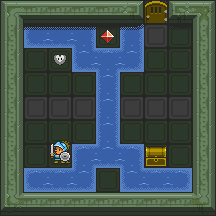

A level layout from a 2D game, rendered from its tile map. Below: a short description, then the map file with its tile-grid data intact:
An orthogonal 9x9 tile map with 24x24 px tiles, 7 tile layers (walls, terrain, water, water_tiny_corners, ...), 3 tilesets.

<map version="1.0" tiledversion="2017.07.11" orientation="orthogonal" renderorder="right-down" width="9" height="9" tilewidth="24" tileheight="24" nextobjectid="1">
 <tileset firstgid="1" source="oryx_world2.tsx" />
 <tileset firstgid="3571" source="oryx_items.tsx" />
 <tileset firstgid="3747" source="oryx_creatures.tsx" />
 <layer name="walls" width="9" height="9">
  <data encoding="csv">
433,433,433,433,433,433,0,433,433,
433,0,0,0,0,0,0,0,433,
433,0,0,0,0,0,0,0,433,
433,0,0,0,0,0,0,0,433,
433,0,0,0,0,0,0,0,433,
433,0,0,0,0,0,0,0,433,
433,0,0,0,0,0,0,0,433,
433,0,0,0,0,0,0,0,433,
433,433,433,433,433,433,433,433,433
</data>
 </layer>
 <layer name="terrain" width="9" height="9">
  <data encoding="csv">
440,435,435,435,435,436,431,434,441,
438,431,431,431,431,431,5,431,438,
438,431,431,431,431,431,431,431,438,
438,431,431,431,431,431,431,431,438,
438,5,5,5,431,5,5,5,438,
438,431,431,431,431,431,431,431,438,
438,431,431,431,431,431,431,431,438,
438,431,431,431,431,431,431,431,438,
442,435,435,435,435,435,435,435,443
</data>
 </layer>
 <layer name="water" width="9" height="9">
  <data encoding="csv">
0,0,0,0,0,0,0,0,0,
0,2303,2303,2303,0,2303,0,0,0,
0,0,0,2303,2303,2303,0,0,0,
0,0,0,0,2303,0,0,0,0,
0,0,0,0,2303,0,0,0,0,
0,0,0,0,2303,0,0,0,0,
0,0,0,2303,2303,2303,0,0,0,
0,2303,2303,2303,0,2303,2303,2303,0,
0,0,0,0,0,0,0,0,0
</data>
 </layer>
 <layer name="water_tiny_corners" width="9" height="9">
  <data encoding="csv">
0,0,0,0,0,0,0,0,0,
0,0,0,2728,0,0,0,0,0,
0,0,0,2644,2813,2643,0,0,0,
0,0,0,0,0,0,0,0,0,
0,0,0,0,0,0,0,0,0,
0,0,0,0,0,0,0,0,0,
0,0,0,2729,2814,2728,0,0,0,
0,0,0,2643,0,2644,0,0,0,
0,0,0,0,0,0,0,0,0
</data>
 </layer>
 <layer name="water_corners" width="9" height="9">
  <data encoding="csv">
0,0,0,0,0,0,0,0,0,
0,2390,2645,2474,0,2304,0,0,0,
0,0,0,2558,2049,2559,0,0,0,
0,0,0,0,2730,0,0,0,0,
0,0,0,0,2730,0,0,0,0,
0,0,0,0,2730,0,0,0,0,
0,0,0,2473,2219,2474,0,0,0,
0,2390,2645,2559,0,2558,2645,2305,0,
0,0,0,0,0,0,0,0,0
</data>
 </layer>
 <layer name="shadows" width="9" height="9">
  <data encoding="csv">
0,0,0,0,0,0,0,0,0,
0,374,374,374,374,458,0,459,0,
0,0,0,0,0,0,0,0,0,
0,0,0,0,0,0,0,0,0,
0,0,0,0,0,0,0,0,0,
0,0,0,0,0,0,0,0,0,
0,0,0,0,0,0,0,0,0,
0,0,0,0,0,0,0,0,0,
0,0,0,0,0,0,0,0,0
</data>
 </layer>
 <layer name="objects" width="9" height="9">
  <data encoding="csv">
0,0,0,0,0,0,709,0,0,
0,0,0,0,3605,0,0,0,0,
0,0,3721,0,0,0,0,0,0,
0,0,0,0,0,0,0,0,0,
0,0,0,0,0,0,0,0,0,
0,0,0,0,0,0,0,0,0,
0,0,3747,0,0,0,889,0,0,
0,0,0,0,0,0,0,0,0,
0,0,0,0,0,0,0,0,0
</data>
 </layer>
</map>
